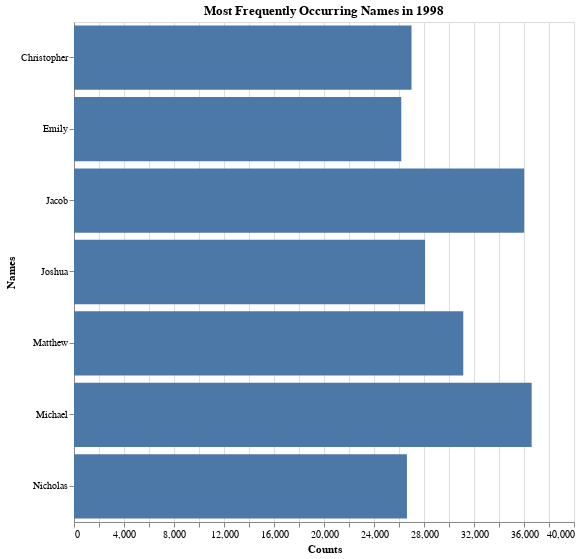

This figure's notebook cell:
### Code cell
(alt.Chart(frequently_occuring_names_in_1998).
     mark_bar().
     encode(y = alt.Y('name', title = 'Names'), x = alt.X('n', title = 'Counts')).
     properties(title = 'Most Frequently Occurring Names in 1998', 
                height = 500, width = 500)
)

### Figure 1 — Vega-Lite specification as saved in the notebook (floating-point values rounded to 4 significant figures)
{"$schema": "https://vega.github.io/schema/vega-lite/v4.17.0.json", "config": {"view": {"continuousHeight": 300, "continuousWidth": 400}}, "data": {"name": "data-c804d649e25e2483f8357fe0537f7ba9"}, "datasets": {"data-c804d649e25e2483f8357fe0537f7ba9": [{"n": 36614, "name": "Michael", "prop": 0.01806, "sex": "M", "year": 1998}, {"n": 36014, "name": "Jacob", "prop": 0.01777, "sex": "M", "year": 1998}, {"n": 31142, "name": "Matthew", "prop": 0.01536, "sex": "M", "year": 1998}, {"n": 28088, "name": "Joshua", "prop": 0.01386, "sex": "M", "year": 1998}, {"n": 27001, "name": "Christopher", "prop": 0.01332, "sex": "M", "year": 1998}, {"n": 26634, "name": "Nicholas", "prop": 0.01314, "sex": "M", "year": 1998}, {"n": 26181, "name": "Emily", "prop": 0.01351, "sex": "F", "year": 1998}]}, "encoding": {"x": {"field": "n", "title": "Counts", "type": "quantitative"}, "y": {"field": "name", "title": "Names", "type": "nominal"}}, "height": 500, "mark": "bar", "title": "Most Frequently Occurring Names in 1998", "width": 500}
